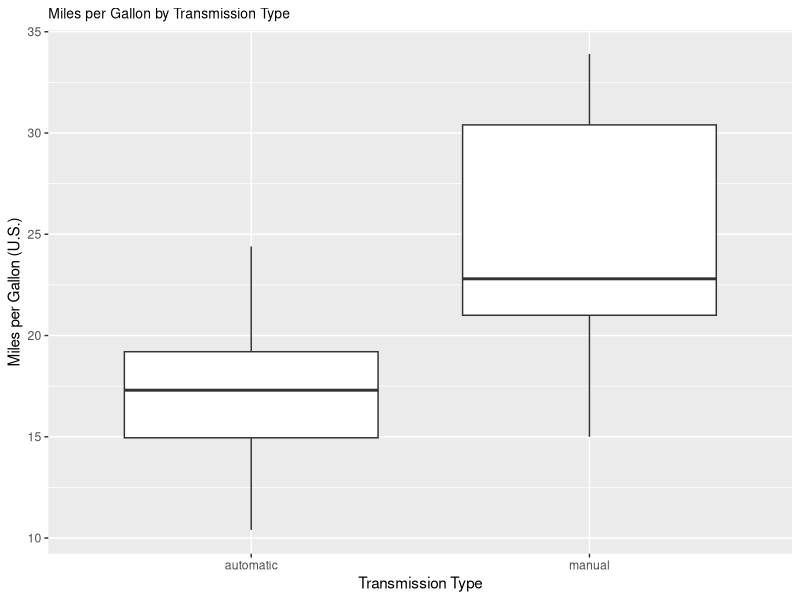
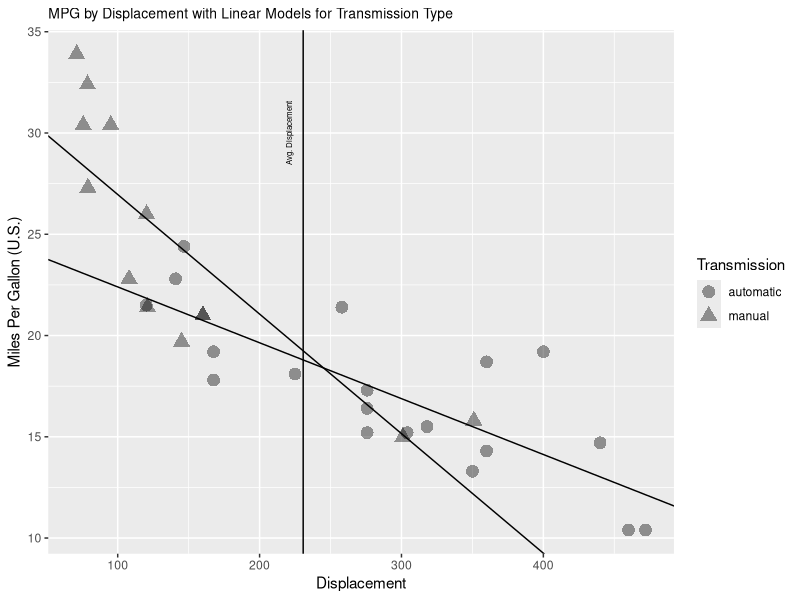
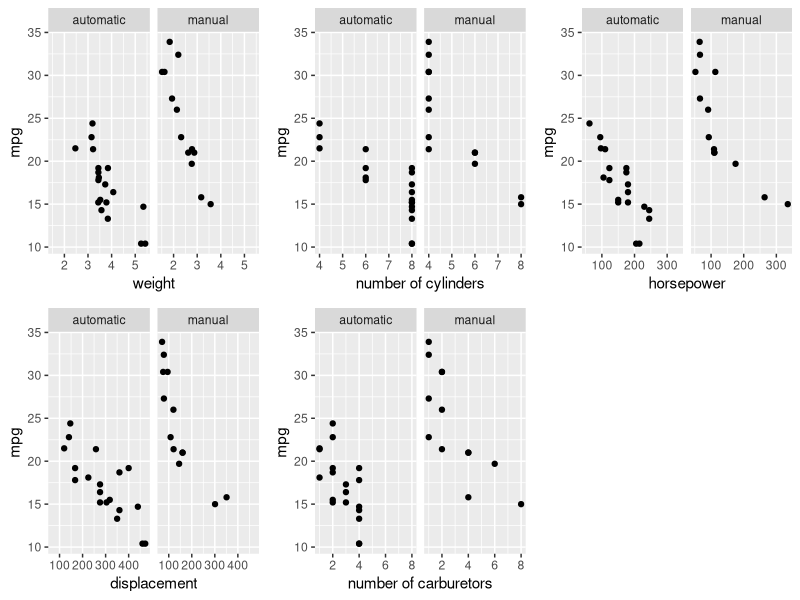
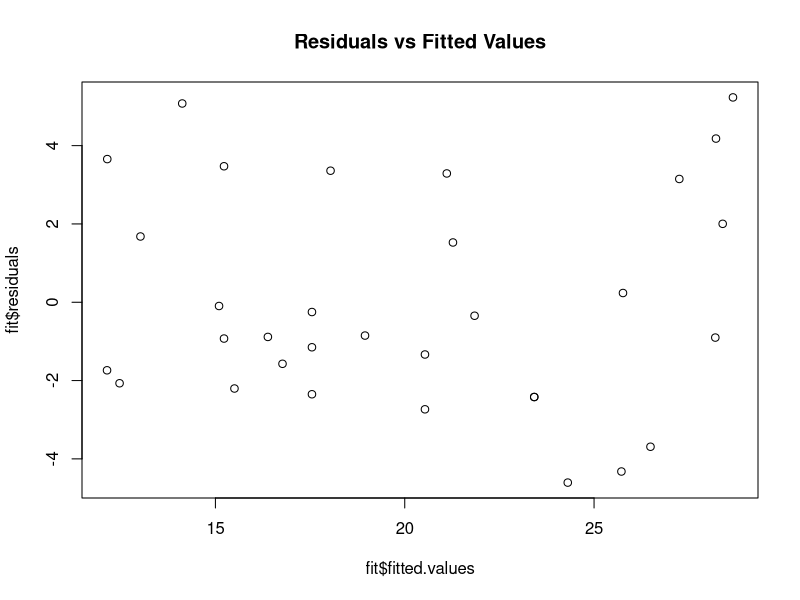
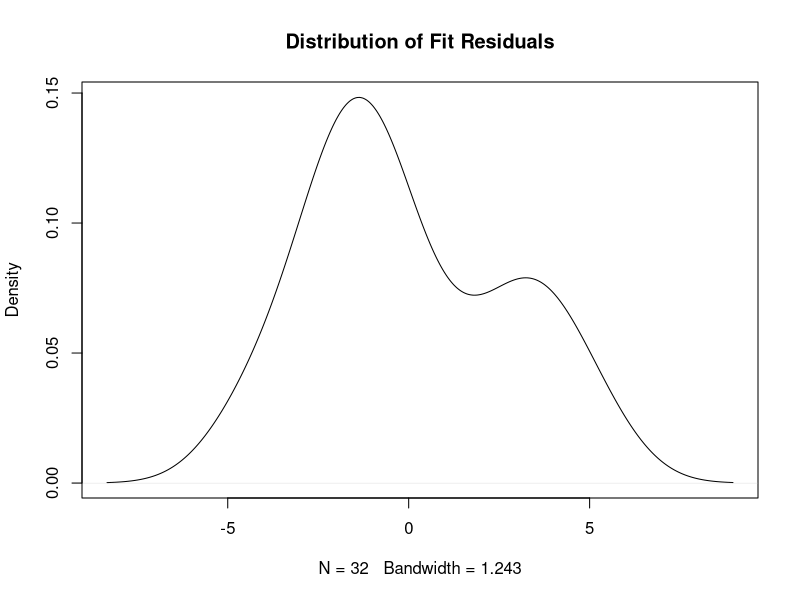
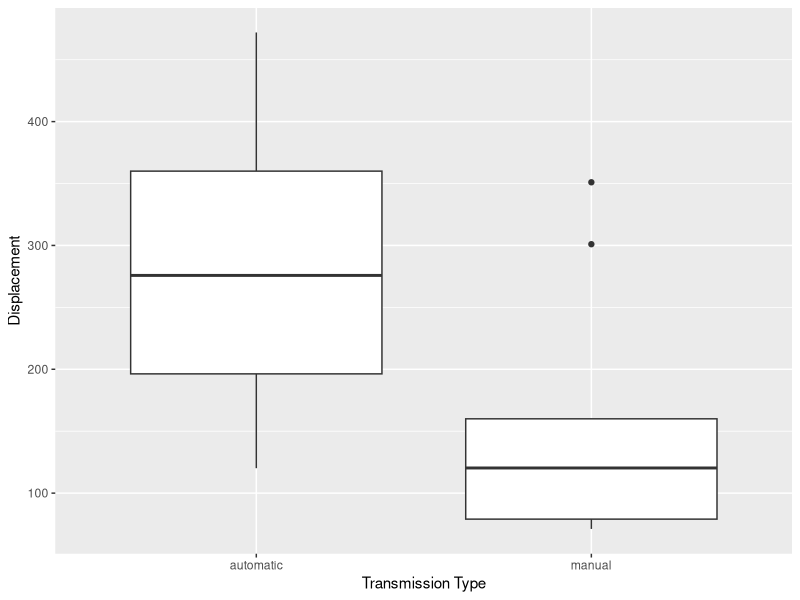
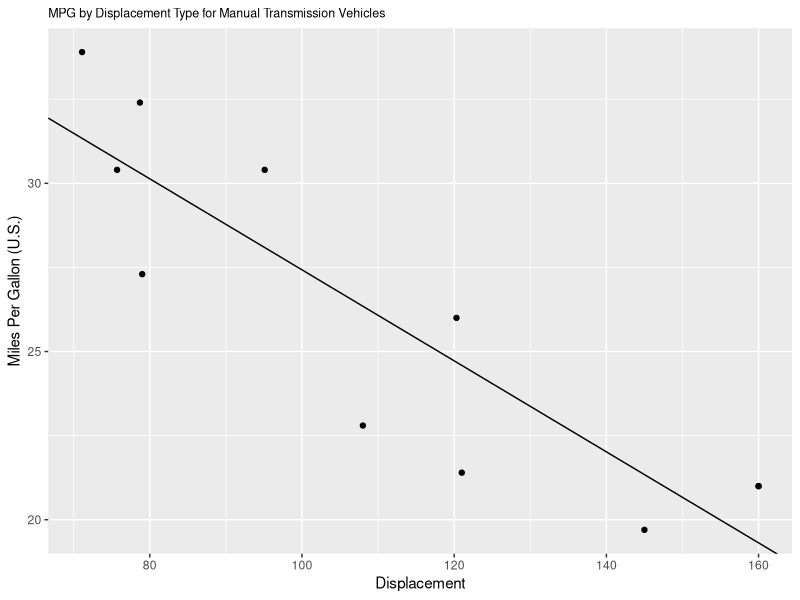

Write the R code that produced these figures, in order.
## ---- chunk 1

library(ggplot2)
library(gridExtra)

# calling up and cloning data set for analysis
# converting am variable to factor
data(mtcars)
analysis <- mtcars
analysis$am <- sapply(analysis$am, function(x) ifelse(x==0, "automatic","manual"))

p <- ggplot(analysis) + geom_boxplot(aes(x=am,y=mpg)) +
  xlab("Transmission Type") +
  ylab("Miles per Gallon (U.S.)") +
  ggtitle("Miles per Gallon by Transmission Type") +
  theme(plot.title=element_text(size=10))
p

# for t test
transa <- subset(analysis,am=="automatic") 
transm <- subset(analysis,am=="manual")

t <- t.test(transa$mpg,transm$mpg)

## ---- chunk 2
library(knitr)
fit <- lm(mpg ~ disp * factor(am), data = analysis)

kable(summary(fit)$coef, digits=3)

## ---- chunk 3
modelp <- ggplot(analysis) +
  geom_point(aes(x=disp,y=mpg, shape=am), size=4, alpha=0.4) +
  geom_abline(intercept = coef(fit)[1], slope=coef(fit)[2]) +
  geom_abline(intercept = coef(fit)[1] + coef(fit)[3],
              slope=coef(fit)[2] + coef(fit)[4]) +
  geom_vline(xintercept=mean(analysis$disp)) +
  xlab("Displacement") +
  ylab("Miles Per Gallon (U.S.)") +
  labs(shape="Transmission") +
  ggtitle("MPG by Displacement with Linear Models for Transmission Type") +
  theme(plot.title=element_text(size=10)) +
  annotate("text",
           label="Avg. Displacement",
           x=mean(analysis$disp) - 10,
           y=30,
           angle=90,
           size=2)
  
modelp
## ---- chunk 4
p.wt <- ggplot(analysis) + geom_point(aes(x=wt,y=mpg)) + facet_grid(.~am) +
  xlab("weight")

p.cyl <- ggplot(analysis) + geom_point(aes(x=cyl,y=mpg)) + facet_grid(.~am) +
  xlab("number of cylinders")

p.hp <- ggplot(analysis) + geom_point(aes(x=hp,y=mpg)) + facet_grid(.~am) +
  xlab("horsepower")

p.disp <- ggplot(analysis) + geom_point(aes(x=disp,y=mpg)) + facet_grid(.~am) +
  xlab("displacement")

p.carb <- ggplot(analysis) + geom_point(aes(x=carb,y=mpg)) + facet_grid(.~am) +
  xlab("number of carburetors")

grid.arrange(p.wt,p.cyl,p.hp, p.disp,p.carb,ncol=3,nrow=2)
## ---- chunk 5
plot(x=fit$fitted.values,y=fit$residuals, main="Residuals vs Fitted Values")
## ---- chunk 6
d <- density(fit$residuals)
plot(d, main="Distribution of Fit Residuals")
## ---- chunk 7

ggplot(analysis) + 
  geom_boxplot(aes(x=am,y=disp)) +
  xlab("Transmission Type") +
  ylab("Displacement")

## ---- chunk 8
testfit <- lm(mpg ~ disp, data=transm) 
hatvalues <- round(hatvalues(testfit),2)
kable(hatvalues)
## ---- chunk 9
# remove two outliers
transm <- transm[-12,]
transm <- transm[-10,]
testfit <- lm(mpg ~ disp, data=transm) 

noleverage <- ggplot(transm) + geom_point(aes(x=disp,y=mpg)) +
  geom_abline(intercept=coef(testfit)[1], slope=coef(testfit)[2]) +
  xlab("Displacement") +
  ylab("Miles Per Gallon (U.S.)") +
  ggtitle("MPG by Displacement Type for Manual Transmission Vehicles")  +
  theme(plot.title=element_text(size=9))
noleverage
